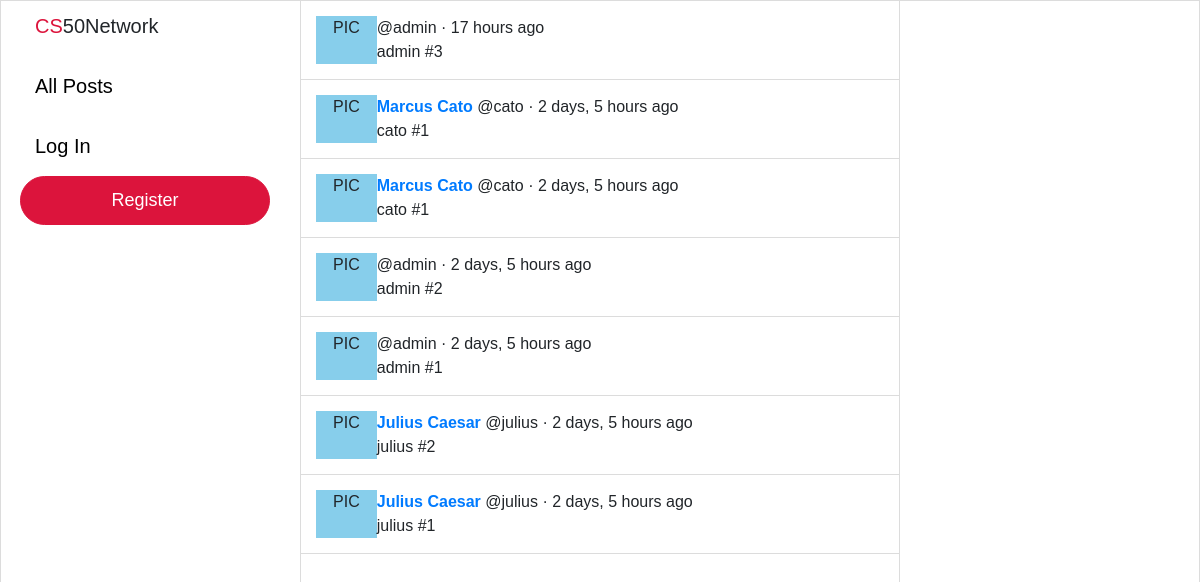
Before: / with the older database file.
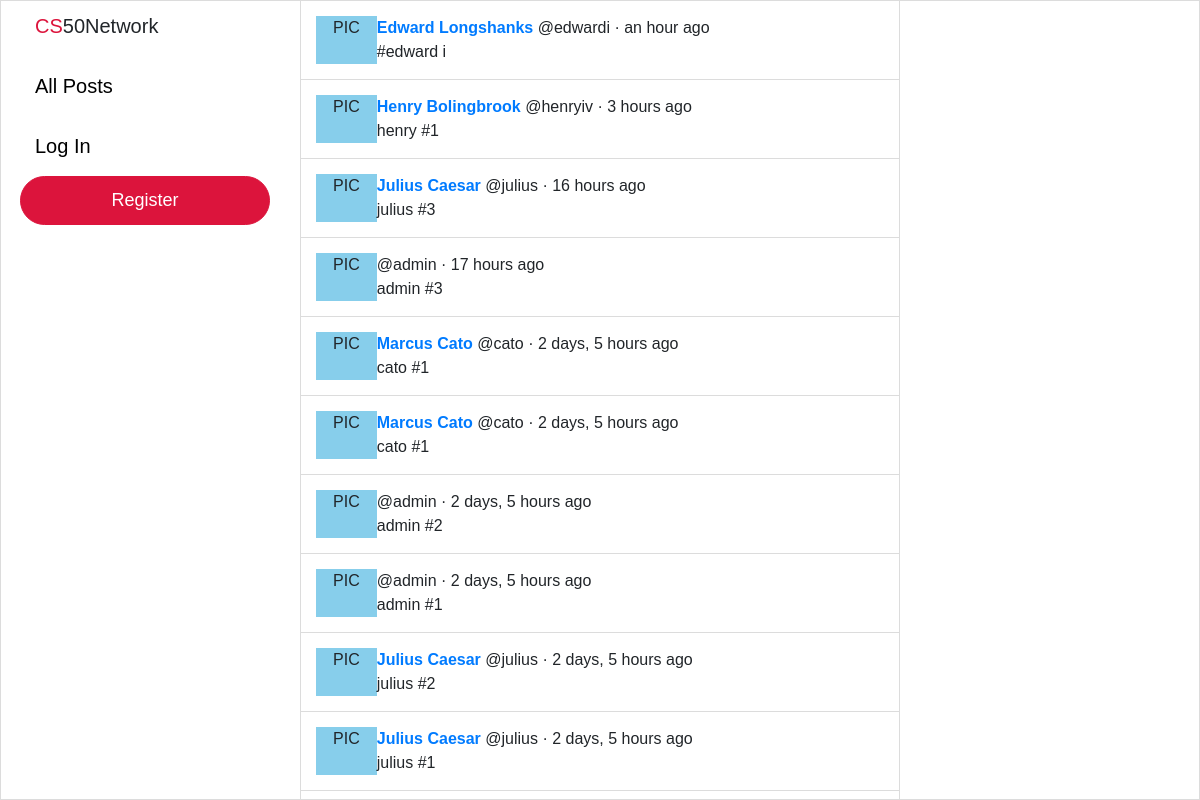
After: the same page with the newer database file.
### network/models.py (models this page shows, shortened)
class Post(models.Model):
    user = models.ForeignKey("User", on_delete=models.CASCADE, related_name="posts")
    body = models.TextField(blank=True, max_length=280)
    likes = models.ManyToManyField("User", blank=True, related_name="likes")
    timestamp = models.DateTimeField(auto_now_add=True)
    def get_time(self):
        return humanize.naturaltime(self.timestamp)

class User(AbstractUser):
    pass

### network/views.py (the view)
# urls.py: path("", views.index, name="index"),
def index(request):
    posts = Post.objects.all().order_by('-timestamp')
    if request.user.is_anonymous:
        context = {"posts": posts}
    else:
        context = {
            "posts": posts,
            "recommend_follow": recommend_follow(request),
        }
    return render(request, "network/index.html", context)

### network/templates/network/index.html (shortened to what this page needs)
{% extends "network/layout.html" %}
{% block body %}
    {% for post in posts %}
    <div class="post-outer-container">
        <div class="post-container">
            <div class="profile-pic">
                PIC
            </div>
            <div class="post-body-container">
                <div class="post-body-top">
                    <div>
                        {% if user.is_authenticated %}
                        <a href="/profile/{{ post.user.username }}"><b>{{ post.user.first_name }} {{ post.user.last_name }}</a> </b> @{{ post.user.username }} · {{ post.get_time }}
                        {% else %}
                        <a href="{% url 'login' %}"><b>{{ post.user.first_name }} {{ post.user.last_name }}</a> </b> @{{ post.user.username }} · {{ post.get_time }}
                        {% endif %}
                    </div>
                </div>
                <div class="post-body">
                    {{ post.body }}
                </div>
            </div>
        </div>
    </div>
    {% endfor %}
{% endblock %}

Changed rows visible on the page:
added Post: user.first_name "Edward", user.last_name "Longshanks", user.username "edwardi", get_time "an hour ago", body "#edward i"
added Post: user.first_name "Henry", user.last_name "Bolingbrook", user.username "henryiv", get_time "3 hours ago", body "henry #1"
added Post: user.first_name "Julius", user.last_name "Caesar", user.username "julius", get_time "16 hours ago", body "julius #3"
